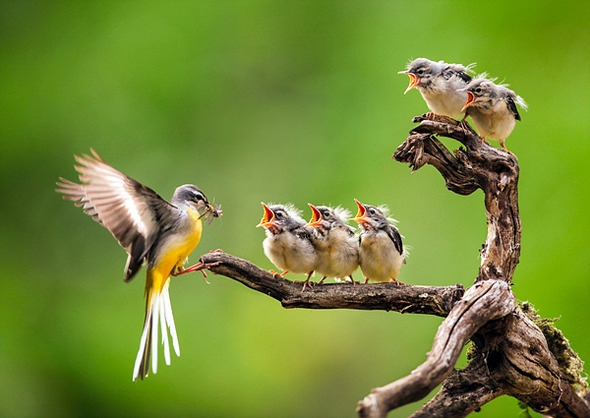
#> input picture img.jpg, 590 x 418 px
$ python aksk_02_18.py
#> lines starting #> are read from the running program, lines starting #| are printed output that depends on the picture
import cv2

img = cv2.imread('./img.jpg', cv2.IMREAD_COLOR )
#> img is the input picture: shape (418, 590, 3); mean B, G, R 53.2, 137.8, 115.7
gray = cv2.imread('./img.jpg', cv2.IMREAD_GRAYSCALE)
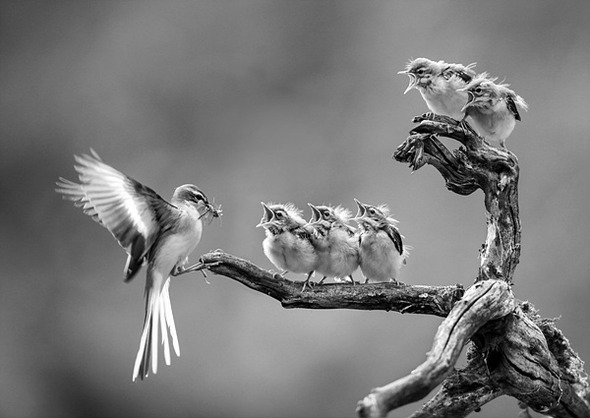
#> gray: shape (418, 590); min 0, max 255, mean 121.6

unchange = cv2.imread('./img.jpg', cv2.IMREAD_UNCHANGED)
"""
#사진 보여주기
cv2.imshow('orginal', img)
cv2.imshow('gray', gray)
cv2.imshow('unchanged', unchange)

#그레이로 사진 저장
cv2.imwrite('gray.png',gray)

#이미지의 크기 조절
small = cv2.resize(img, None,fx = 0.5, fy = 0.5,interpolation=cv2.INTER_AREA)

cv2.imshow('shrink',small)
"""
#a,b값만큼 이미지 크기 출력
#> (the run stopped early here; a loop or call above may not have finished)
